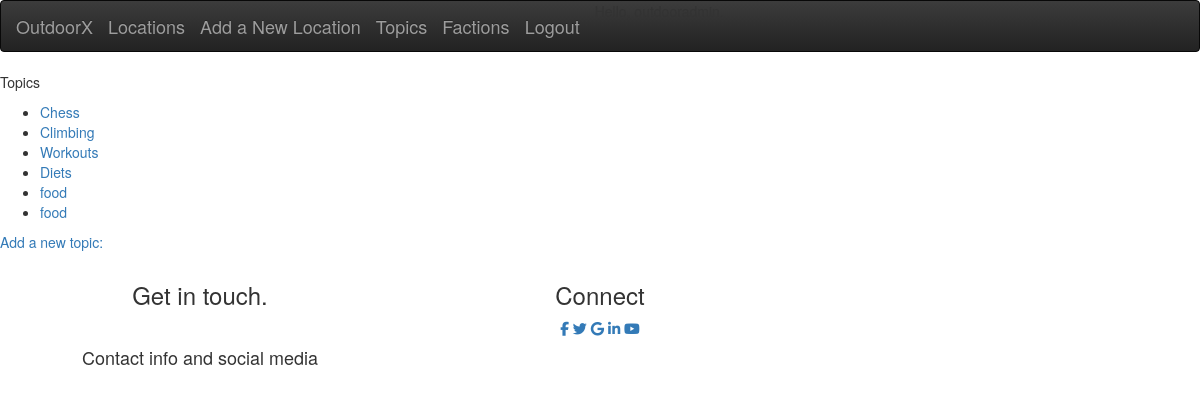
The page /topics (signed in) on the database its author committed.
### outdoorx/models.py (models this page shows)
class Topic(models.Model):
	text = models.CharField(max_length=200)
	date_added = models.DateTimeField(auto_now_add=True)
	owner = models.ForeignKey(User, on_delete=models.CASCADE)
	def  __str__(self):
		return self.text

### outdoorx/views.py (the view)
# urls.py: path('topics', topics, name='topics'),
@login_required
def topics(request):
	topics = Topic.objects.filter(owner=request.user).order_by('date_added')
	topics = Topic.objects.order_by('date_added')
	context = {'topics': topics}
	return render(request, 'master/topics.html', context)

### outdoorx/templates/master/topics.html (shortened to what this page needs)
{% extends "master/base.html" %}
{% block content %}
  <p>Topics</p>
  <ul>
  	{% for topic in topics %}
  	  <li>
  	  	<a href="{% url 'topic' topic.id %}">{{ topic }}</a>
  	  </li>
  	{% empty %}
  	  <li>No topics have been added.</li>
  	{% endfor %}
  </ul>
  <a href="{% url 'new_topic' %}">Add a new topic:</a>
{% endblock content %}

### rows shown on the page
Topic: text "Chess"
Topic: text "Climbing"
Topic: text "Workouts"
Topic: text "Diets"
Topic: text "food"
Topic: text "food"
